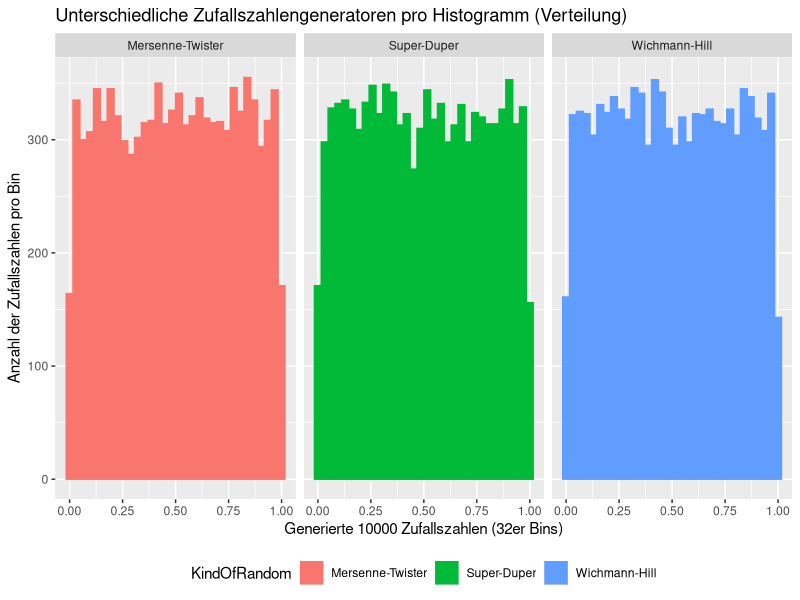
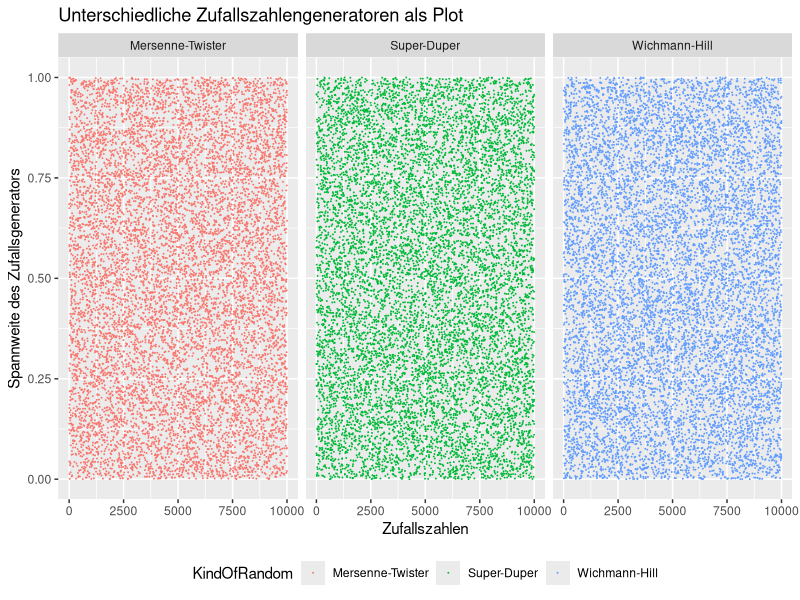

Generate these figures, in order, with R:
## ---- chunk 1
library(ggplot2)
numberOfRandomNumbers <- 10000

RNGkind("Mersenne-Twister") # matches  "Mersenne-Twister"
datamt = data.frame(data = runif(numberOfRandomNumbers), KindOfRandom = "Mersenne-Twister", pos = 1:numberOfRandomNumbers)

RNGkind("Super") # matches  "Super-Duper"
datasd = data.frame(data = runif(numberOfRandomNumbers), KindOfRandom = "Super-Duper", pos = 1:numberOfRandomNumbers)

RNGkind("Wichmann-Hill") # matches  "Wichmann-Hill"
datawh = data.frame(data = runif(numberOfRandomNumbers), KindOfRandom = "Wichmann-Hill", pos = 1:numberOfRandomNumbers)

data <- rbind(datamt, datasd, datawh)

ggplot(data, aes(x = data, color = KindOfRandom, fill = KindOfRandom)) + 
  geom_histogram(bins = 32) + 
  facet_grid(~ KindOfRandom) +
  theme(legend.direction = "horizontal", 
        legend.position = "bottom",
        legend.box = "horizontal") +
  labs(title = "Unterschiedliche Zufallszahlengeneratoren pro Histogramm (Verteilung)",
  x = "Generierte 10000 Zufallszahlen (32er Bins)",
  y = "Anzahl der Zufallszahlen pro Bin")
## ---- chunk 2
ggplot(data, aes(y = data, x = pos, color = KindOfRandom)) + 
  geom_point(size = 0.01) +
  facet_grid(~ KindOfRandom) +
  theme(legend.direction = "horizontal", 
        legend.position = "bottom",
        legend.box = "horizontal") +
  labs(title = "Unterschiedliche Zufallszahlengeneratoren als Plot",
  x = "Zufallszahlen",
  y = "Spannweite des Zufallsgenerators")
## ---- chunk 3
# Ruft die Help-Page von RNG auf
#?RNG
## ---- chunk 4
# RNGkind setzt den Pseudozufallsgenerator
# Setzt den Zufallsgenerator auf L'Ecuyer-CMRG
RNGkind("L'Ecuyer-CMRG")

# Gibt den aktuellen Zufallsgenerator aus
RNGkind()

# Setzt den Zufallsgenerator auf Mersenne-Twister (default)
RNGkind("Mersenne-Twister")
## ---- chunk 5
# Setzt den Seed auf 123456789 für genau den nächsten Aufruf
set.seed(123456789)

# Generiert immer die selben 10 Zufallszahlen wegen den seed.
runif(10)

# Generiert 10 Zufallszahlen ohne Seed
runif(10)
## ---- chunk 6
#options(expressions=100000)
# Berechnet die neue Zufallszahl
#PP.Coincidence.CalculateNumber <- function (randomNumber) {
#  first <- as.numeric(substr(randomNumber, 0, 5))
#  second <- as.numeric(substr(randomNumber, 6, 10))
#  
#  if(is.na(second) || second == 0) {
#    second <- bitwXor(first, as.numeric(substr(as.numeric(Sys.time()), 6, 10)))
#  }
#  return (first * second)
#}

# Rekursiver Aufrauf
#PP.Coincidence.Recursive <- function(numberOfRandomNumbers, randomNumber, randomList) {
#  if (numberOfRandomNumbers <=0 ) {
#    return( c() )
#  } else {
#    newRN <- PP.Coincidence.CalculateNumber(randomNumber)
#    return( c(Recall(numberOfRandomNumbers-1, newRN, randomList),newRN/10000000000) )
#  }
#}

# Initialaufruf mit einer Anzahl von Zufallszahlen
#PP.Coincidence <- function(numberOfRandomNumbers){
#  return (PP.Coincidence.Recursive(numberOfRandomNumbers, as.numeric(Sys.time()), c()))
#}
